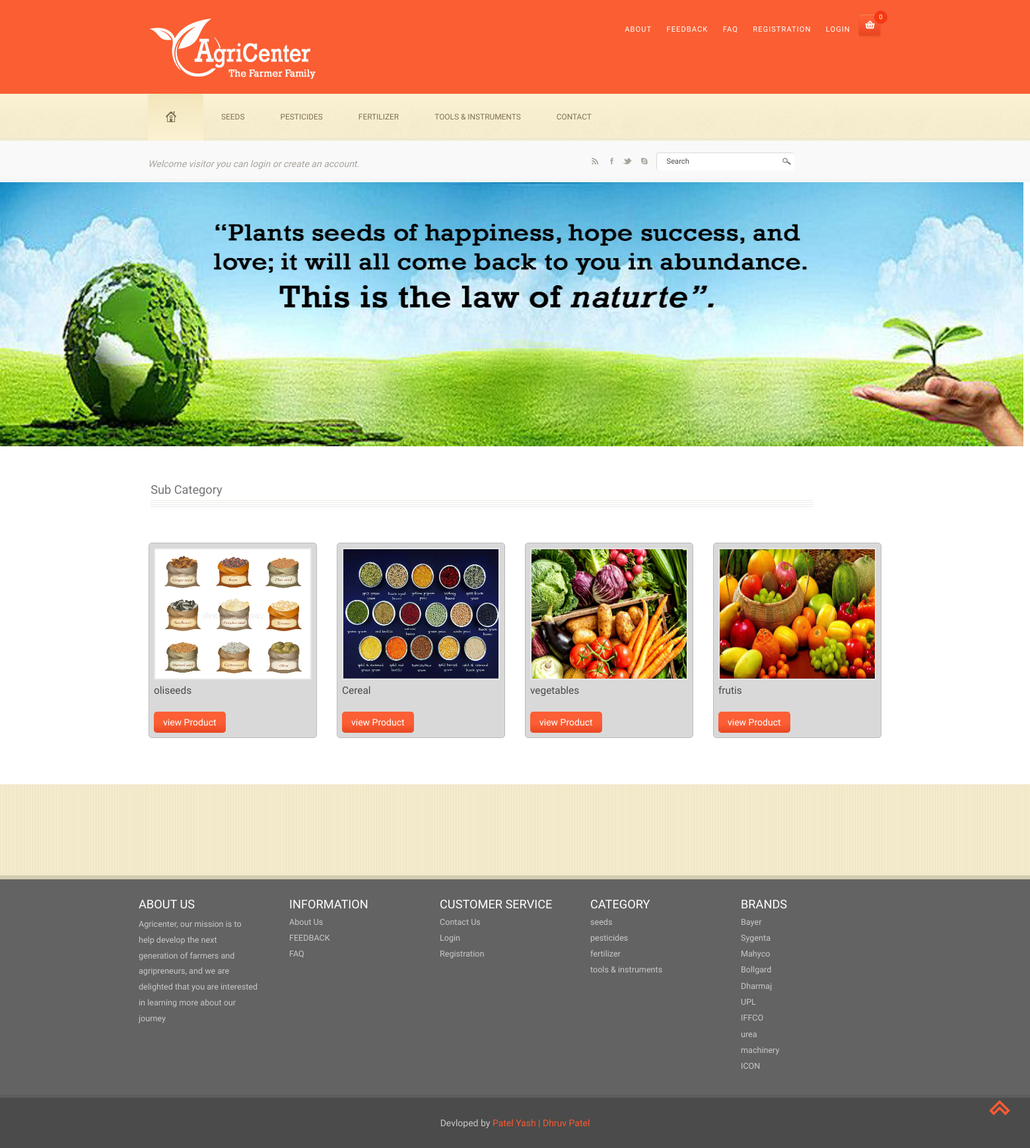
Screenshot of /view_sub_category.php?cat_id=6 with the database file from the repository.
### tables this page shows
CREATE TABLE IF NOT EXISTS `tbl_category` (
  `cat_id` int(5) NOT NULL AUTO_INCREMENT,
  `cat_name` varchar(100) NOT NULL,
  `cat_image` varchar(100) NOT NULL,
  PRIMARY KEY (`cat_id`)
);

CREATE TABLE IF NOT EXISTS `tbl_sub_category` (
  `sub_cat_id` int(5) NOT NULL AUTO_INCREMENT,
  `cat_id` int(5) NOT NULL,
  `sub_cat_name` varchar(100) NOT NULL,
  `sub_cat_image` varchar(100) NOT NULL,
  PRIMARY KEY (`sub_cat_id`)
);

CREATE TABLE IF NOT EXISTS `tbl_company` (
  `c_id` int(5) NOT NULL AUTO_INCREMENT,
  `c_name` varchar(100) NOT NULL,
  `c_logo` varchar(100) NOT NULL,
  PRIMARY KEY (`c_id`)
);

### view_sub_category.php (the view, shortened to what this page needs)
<!DOCTYPE html>
<html>
<head>
<link href="css/bootstrap.css" rel="stylesheet" type="text/css" media="all" />
<link href="css/style.css" rel="stylesheet" type="text/css" media="all" />
</head>
<body>
	<?php
		include("header.php");
	?>
	<img src='images/sub_category.jpg' height=400 width=1550>
		<div class="container">
			<div class="products">
					<h2 class=" products-in">Sub Category</h2>
					<div class=" top-products">
					<?php
					include("connect.php");
					$id=$_GET["cat_id"];
					$q=mysqli_query($con,"select * from tbl_sub_category where cat_id=$id");
					while($res=mysqli_fetch_array($q))
					{
					?>
						<div class="col-md-3 md-col">
							<div class="col-md">
								<a href="single.html" class="compare-in"><img  src="<?php echo"admin/upload/$res[3]";?>" height=200 alt="" />
								</a>
								<div class="top-content">
									<h5><a href="single.html"><?php echo $res[2]; ?></a></h5>
									<div class="white">
										<<?php echo"a href='view_product.php?sub_cat_id=$res[0]' class='hvr-shutter-in-vertical hvr-shutter-in-vertical2'>";?>view Product</a>
										<div class="clearfix"></div>
									</div>
								</div>
							</div>
						</div>
						<?php
					}
					?>
					<div class="clearfix"></div>
					</div>
		</div>
		</div>
		<?php
			include("footer.php");
		?>
</body>
</html>

### header.php (shortened to what this page needs)
<div class="header">
	<div class="header-top">
		<div class="container">
			<div class="header-top-in">
				<div class="logo">
					<a href="index.php"><img src="images/f_logo.png" alt=" " height=100 width=300></a>
				</div>
				<div class="header-in">
					<ul class="icon1 sub-icon1">
						<li><a href="about.php">ABOUT</a> </li>
						<li><a href="feedback.php">FEEDBACK</a></li>
						<li><a href="faq.php">FAQ</a></li>
						<?php
						if (isset($_SESSION["r_id"])) {
						?>
							<li> <a href="view_history.php">History</a> </li>
							<li> <a href="logout.php">LOGOUT</a> </li>
							<li> <a href="#">hi..<?php echo $_SESSION["u_name"]; ?></a> </li>
						<?php
						} else {
						?>
							<li> <a href="registration.php">REGISTRATION</a> </li>
							<li> <a href="login.php">LOGIN</a> </li>
						<?php
						}
						?>
						<?php
						if (isset($_SESSION["r_id"])) {
							include("connect.php");
							$cq = mysqli_query($con, "select count(cart_id) from tbl_cart");
							$count_res = mysqli_fetch_array($cq);
						?>
							<li>
								<div class="cart">
									<a href="#" class="cart-in"> </a>
									<span> <?php echo $count_res[0]; ?></span>
								</div>
								<ul class="sub-icon1 list">
									<h3>Recently added items (<?php echo $count_res[0]; ?>)</h3>
									<div class="shopping_cart">
										<div class="login_buttons">
											<div class="check_button"><a href="view_cart.php">Check out</a></div>
											<div class="clearfix"></div>
										</div>
										<div class="clearfix"></div>
								</ul>
							</li>
					</ul>
				<?php
						} else {
				?>
					<li>
						<div class="cart">
							<a href="#" class="cart-in"> </a>
							<span> 0</span>
						</div>
					</li>
					</ul>
				<?php
						}
				?>
				</div>
				<div class="clearfix"> </div>
			</div>
		</div>
	</div>
	<div class="header-bottom">
		<div class="container">
			<div class="h_menu4">
				<ul class="nav">
					<li class="active"><a href="index.php"><i> </i></a></li>
					<?php
					include("connect.php");
					$q = mysqli_query($con, "select * from tbl_category");
					while ($mres = mysqli_fetch_array($q)) {
					?>
						<li><a href="#"><?php echo $mres[1]; ?></a>
						</li>
					<?php
					}
					?>
					<li><a href="contact.php">Contact </a></li>
				</ul>
			</div>
		</div>
	</div>
	<div class="header-bottom-in">
		<div class="container">
			<div class="header-bottom-on">
				<p class="wel"><a href="registration.php">Welcome visitor you can login or create an account.</a></p>
				<div class="header-can">
					<ul class="social-in">
						<li><a href="#"><i> </i></a></li>
						<li><a href="#"><i class="facebook"> </i></a></li>
						<li><a href="#"><i class="twitter"> </i></a></li>
						<li><a href="#"><i class="skype"> </i></a></li>
					</ul>
					<div class="search">
						<form method='get' action="search.php">
							<input type="text" value="Search" name='search' onfocus="this.value = '';" onblur="if (this.value == '') {this.value = '';}">
							<input type="submit" value="">
						</form>
					</div>
				</div>
				<div class="clearfix"></div>
			</div>
		</div>
	</div>
</div>

### footer.php (shortened to what this page needs)
<div class="footer">
			<div class="footer-top">
			</div>
			<div class="footer-middle">
				<div class="container">
					<div class="footer-middle-in">
						<h6>About us</h6>
						<p> Agricenter, our mission is to help develop the next generation of farmers and agripreneurs, and we are delighted that you are interested in learning more about our journey</p>
					</div>
					<div class="footer-middle-in">
						<h6>Information</h6>
						<ul>
							<li><a href="about.php">About Us</a></li>
							<li><a href="feedback.php">FEEDBACK</a></li>
							<li><a href="faq.php">FAQ</a></li>
						</ul>
					</div>
					<div class="footer-middle-in">
						<h6>Customer Service</h6>
						<ul>
							<li><a href="contact.php">Contact Us</a></li>
							<li><a href="login.php">Login</a></li>
							<li><a href="registration.php">Registration</a></li>
						</ul>
					</div>
					<div class="footer-middle-in">
						<h6>Category</h6>
						<ul>
							<?php
							include("connect.php");
							$q=mysqli_query($con,"select * from tbl_category");
							while($mres=mysqli_fetch_array($q))
							{
							?>
								<li ><?php  echo"<a href='view_sub_category.php?cat_id=$mres[0]' >";?><?php echo $mres[1]; ?></a>
								</li>
							<?php
							}
							?>
						</ul>
					</div>
					<div class="footer-middle-in">
						<h6>Brands</h6>
						<ul>
						<?php
						include("connect.php");
						$q=mysqli_query($con,"select * from tbl_company");
						while($cres=mysqli_fetch_array($q))
						{
					?>
							<li>
							<?php echo"<a href='c_search.php?id=$cres[0]'>";
						?>
							<?php
							echo "$cres[1]";
							?>
							</a></li>
							<?php
						}
						?>
						</ul>
					</div>
					<div class="clearfix"></div>
				</div>
			</div>
			<p class="footer-class"> Devloped by  <a href="" target="_blank">Patel Yash | Dhruv Patel</a> </p>
				<a href="#" id="toTop" style="display: block;"> <span id="toTopHover" style="opacity: 1;"> </span></a>
		</div>

### rows the page displays
tbl_category: cat_name "SEEDS", cat_name "seeds"
tbl_category: cat_name "PESTICIDES", cat_name "pesticides"
tbl_category: cat_name "FERTILIZER", cat_name "fertilizer"
tbl_category: cat_name "TOOLS & INSTRUMENTS", cat_name "tools & instruments"
tbl_sub_category: sub_cat_image (picture), sub_cat_name "oliseeds"
tbl_sub_category: sub_cat_image (picture), sub_cat_name "Cereal"
tbl_sub_category: sub_cat_image (picture), sub_cat_name "vegetables"
tbl_sub_category: sub_cat_image (picture), sub_cat_name "frutis"
tbl_company: c_name "Bayer"
tbl_company: c_name "Sygenta"
tbl_company: c_name "Mahyco"
tbl_company: c_name "Bollgard"
tbl_company: c_name "Dharmaj"
tbl_company: c_name "UPL"
tbl_company: c_name "IFFCO"
tbl_company: c_name "urea"
tbl_company: c_name "machinery"
tbl_company: c_name "ICON"
